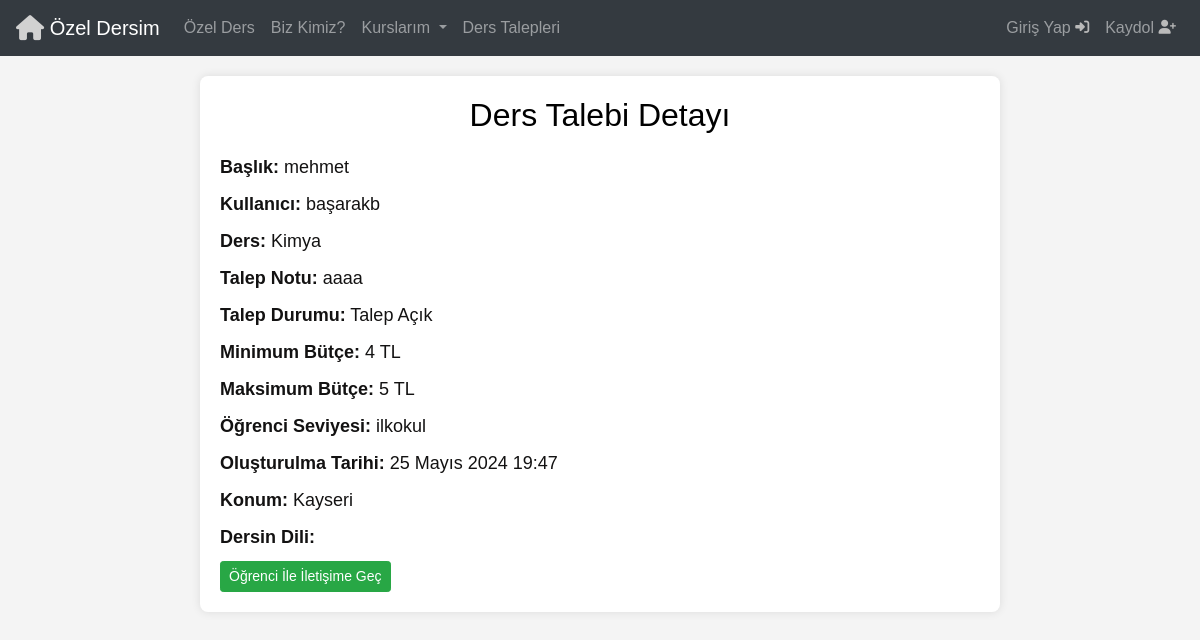
/talep_detay/44/, run on an earlier commit of the app's database.
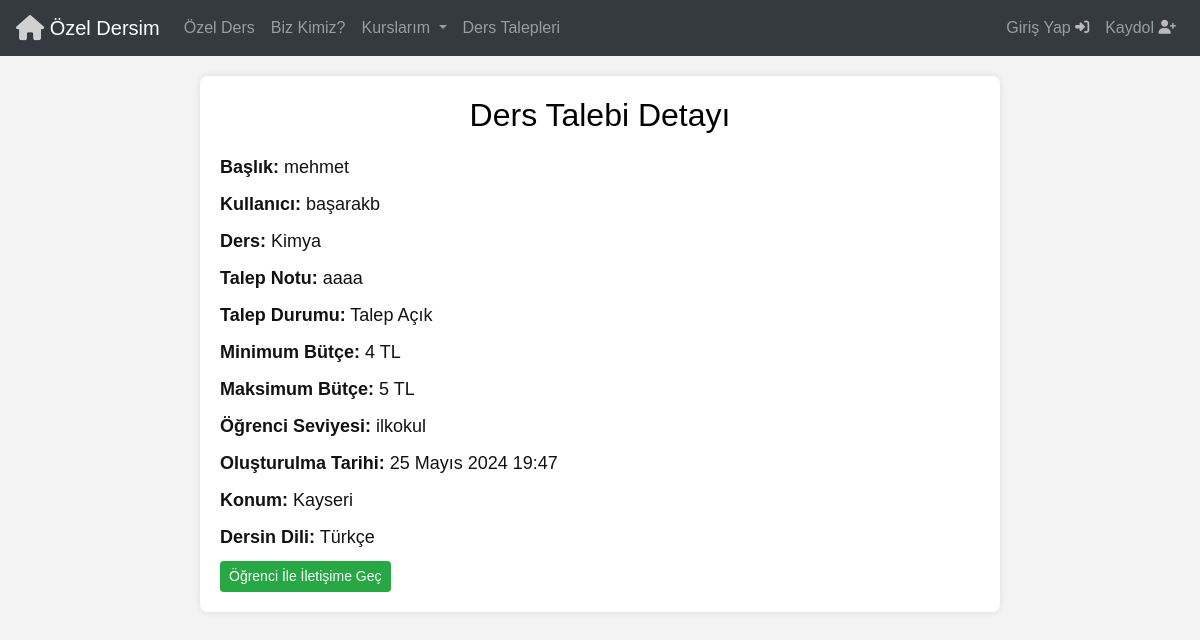
And on a later commit of the database.
### Base/models.py (models this page shows, shortened)
class DersTalepleri(models.Model):
  seviye = [
    ('İlkokul', 'İlkokul'),
    ('Ortaokul', 'Ortaokul'),
    ('Lise', 'Lise'),
    ('Üniversite', 'Üniversite'),
    ('Yüksek Lisans','Yüksek Lisans'),
  ]
  kullanici = models.ForeignKey(User, on_delete=models.CASCADE)
  isim = models.CharField(max_length=50)
  ders = models.ForeignKey(Ders, on_delete=models.CASCADE)
  talep_notu= models.TextField(max_length=200,null=True,blank=True)
  talep_durumu = models.BooleanField(default=False)
  min_butce = models.IntegerField(validators=[MinValueValidator(0)])
  max_butce = models.IntegerField(validators=[MaxValueValidator(10000)])
  ogrenci_seviyesi = models.CharField(max_length=50,choices=seviye)
  olusturulma_tarihi = models.DateTimeField(auto_now_add=True)
  konum = models.ForeignKey(Sehir, on_delete=models.CASCADE, null=True, blank=True, default=None)
  dil = models.ForeignKey(Dil,on_delete=models.CASCADE,default=None)

class Ders(models.Model):
  ders = models.CharField(max_length=50)
  def __str__(self) :
    return self.ders

class Sehir(models.Model):
  sehir = models.CharField(max_length=50)
  def __str__(self):
    return self.sehir

class Dil(models.Model):
  dil = models.CharField(max_length=50)
  def __str__(self):
    return self.dil

### Base/views.py (the view)
# urls.py: path('talep_detay/<str:pk>/', views.talep_detay, name='TalepDetay'),
def talep_detay(request, pk):
    ders_talebi = DersTalepleri.objects.get(id=pk)
    return render(request, 'TalepDetay.html', {'ders_talebi': ders_talebi})

### Templates/TalepDetay.html (shortened to what this page needs)
{% include 'navbar.html' %}
<!DOCTYPE html>
<html lang="tr">
<head>
    <link rel="stylesheet" href="https://stackpath.bootstrapcdn.com/bootstrap/4.5.2/css/bootstrap.min.css">
</head>
<body>
    <div class="container">
        <h1>Ders Talebi Detayı</h1>
        <div class="request-details">
            <p><strong>Başlık:</strong> {{ ders_talebi.isim }}</p>
            <p><strong>Kullanıcı:</strong> {{ ders_talebi.kullanici }}</p>
            <p><strong>Ders:</strong> {{ ders_talebi.ders }}</p>
            <p><strong>Talep Notu:</strong> {{ ders_talebi.talep_notu }}</p>
            <p>
                <strong>Talep Durumu:</strong> {% if ders_talebi.talep_durumu %}
                Eğitmen Bulundu {% else %}Talep Açık{% endif %}
            </p>
            <p><strong>Minimum Bütçe:</strong> {{ ders_talebi.min_butce }} TL</p>
            <p><strong>Maksimum Bütçe:</strong> {{ ders_talebi.max_butce }} TL</p>
            <p><strong>Öğrenci Seviyesi:</strong> {{ ders_talebi.ogrenci_seviyesi }}</p>
            <p><strong>Oluşturulma Tarihi:</strong> {{ders_talebi.olusturulma_tarihi}}</p>
            <p><strong>Konum:</strong> {{ ders_talebi.konum }}</p>
            <p><strong>Dersin Dili:</strong> {{ ders_talebi.dil }}</p>
        </div>
        {% if ders_talebi.kullanici == request.user %}
              <div class="right-actions">
                <a
                  href="{% url 'TalepDuzenle' ders_talebi.id %}"
                  class="btn btn-warning btn-sm btn-custom btn-warning-custom"
                  >Talebi Düzenle</a
                >
                <a
                  href="{% url 'TalepSil' ders_talebi.id %}"
                  class="btn btn-danger btn-sm btn-custom btn-danger-custom"
                  >Talebi Sil</a
                >
                <a
                  href="{% url 'TalepKabul' ders_talebi.id %}"
                  class="btn btn-success btn-sm btn-custom btn-success-custom"
                  >Talebi Kapat</a
                >
              </div>
                 {% else %} {% if ders_talebi.talep_durumu == False %}
              <div class="right-actions">
                {% if request.user.is_authenticated %}
                <a
                  href="{% url 'IletisimeGec1' ders_talebi.id %}"
                  class="btn btn-success btn-sm btn-custom btn-success-custom"
                  >Öğrenci İle İletişime Geç</a
                >
                {% else %}
                <a
                  href="{% url 'register' %}"
                  class="btn btn-success btn-sm btn-custom btn-success-custom"
                  >Öğrenci İle İletişime Geç</a
                >{% endif %}
              </div>
              {% else %}
              <span class="text-muted">Talep Kapandı</span>
              {% endif %} {% endif %}
            </div>
</body>
</html>

What changed in the data, as far as the page shows it:
changed DersTalepleri "mehmet": dil (not shown) → "Türkçe"
